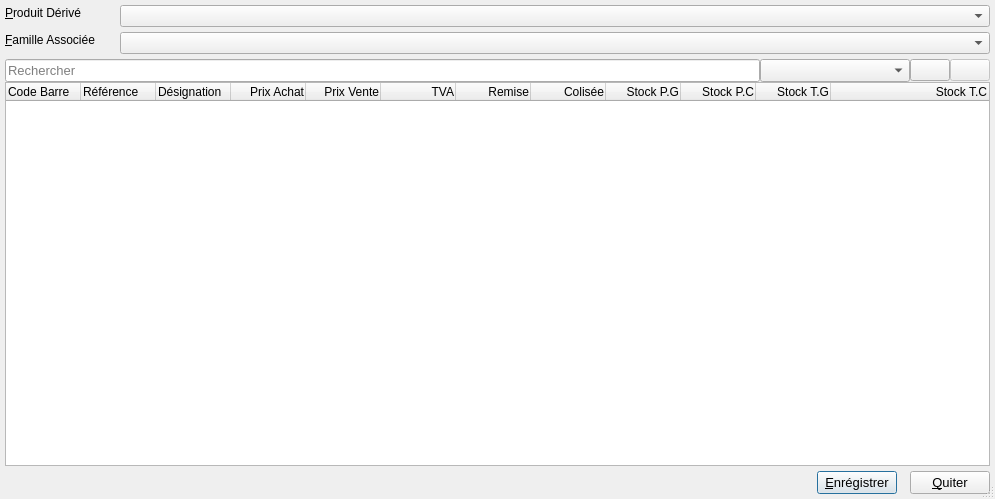
<?xml version="1.0" encoding="UTF-8"?>
<ui version="4.0">
 <class>GroupedProductCreationForm</class>
 <widget class="QDialog" name="GroupedProductCreationForm">
  <property name="enabled">
   <bool>true</bool>
  </property>
  <property name="geometry">
   <rect>
    <x>0</x>
    <y>0</y>
    <width>995</width>
    <height>499</height>
   </rect>
  </property>
  <property name="windowTitle">
   <string>Sales Point</string>
  </property>
  <property name="windowIcon">
   <iconset>
    <normaloff>:/main/logo.png</normaloff>:/main/logo.png</iconset>
  </property>
  <property name="sizeGripEnabled">
   <bool>true</bool>
  </property>
  <property name="modal">
   <bool>true</bool>
  </property>
  <layout class="QGridLayout" name="mainlyt_">
   <property name="leftMargin">
    <number>5</number>
   </property>
   <property name="topMargin">
    <number>0</number>
   </property>
   <property name="rightMargin">
    <number>5</number>
   </property>
   <property name="bottomMargin">
    <number>5</number>
   </property>
   <property name="horizontalSpacing">
    <number>5</number>
   </property>
   <property name="verticalSpacing">
    <number>0</number>
   </property>
   <item row="4" column="0">
    <layout class="QHBoxLayout" name="hlyt_bottom">
     <property name="spacing">
      <number>0</number>
     </property>
     <item>
      <spacer name="hspcr_bottom">
       <property name="orientation">
        <enum>Qt::Horizontal</enum>
       </property>
       <property name="sizeHint" stdset="0">
        <size>
         <width>17</width>
         <height>20</height>
        </size>
       </property>
      </spacer>
     </item>
     <item>
      <layout class="QVBoxLayout" name="vlyt_bottom_amount">
       <item>
        <spacer name="vspcr_amount">
         <property name="orientation">
          <enum>Qt::Vertical</enum>
         </property>
         <property name="sizeHint" stdset="0">
          <size>
           <width>20</width>
           <height>5</height>
          </size>
         </property>
        </spacer>
       </item>
       <item>
        <layout class="QHBoxLayout" name="hlyt_bottom_btn">
         <property name="spacing">
          <number>0</number>
         </property>
         <item>
          <widget class="QPushButton" name="pbtn_validate">
           <property name="font">
            <font>
             <pointsize>10</pointsize>
            </font>
           </property>
           <property name="text">
            <string>&amp;Enrégistrer</string>
           </property>
           <property name="icon">
            <iconset>
             <normaloff>:/sales/validate.png</normaloff>:/sales/validate.png</iconset>
           </property>
          </widget>
         </item>
         <item>
          <spacer name="hspcr_rihgt">
           <property name="orientation">
            <enum>Qt::Horizontal</enum>
           </property>
           <property name="sizeType">
            <enum>QSizePolicy::Preferred</enum>
           </property>
           <property name="sizeHint" stdset="0">
            <size>
             <width>13</width>
             <height>20</height>
            </size>
           </property>
          </spacer>
         </item>
         <item>
          <widget class="QPushButton" name="pbtn_cancel">
           <property name="font">
            <font>
             <pointsize>10</pointsize>
            </font>
           </property>
           <property name="text">
            <string>&amp;Quiter</string>
           </property>
           <property name="icon">
            <iconset>
             <normaloff>:/sales/cancel.png</normaloff>:/sales/cancel.png</iconset>
           </property>
          </widget>
         </item>
        </layout>
       </item>
      </layout>
     </item>
    </layout>
   </item>
   <item row="0" column="0">
    <layout class="QHBoxLayout" name="hlyt_top">
     <property name="spacing">
      <number>0</number>
     </property>
     <property name="topMargin">
      <number>5</number>
     </property>
     <property name="bottomMargin">
      <number>5</number>
     </property>
     <item>
      <layout class="QFormLayout" name="flyt_top_left">
       <property name="labelAlignment">
        <set>Qt::AlignBottom|Qt::AlignHCenter</set>
       </property>
       <property name="formAlignment">
        <set>Qt::AlignLeading|Qt::AlignLeft|Qt::AlignVCenter</set>
       </property>
       <property name="horizontalSpacing">
        <number>15</number>
       </property>
       <property name="verticalSpacing">
        <number>5</number>
       </property>
       <item row="0" column="0">
        <widget class="QLabel" name="lbl_product">
         <property name="sizePolicy">
          <sizepolicy hsizetype="Preferred" vsizetype="Fixed">
           <horstretch>0</horstretch>
           <verstretch>0</verstretch>
          </sizepolicy>
         </property>
         <property name="minimumSize">
          <size>
           <width>100</width>
           <height>16</height>
          </size>
         </property>
         <property name="font">
          <font>
           <bold>false</bold>
          </font>
         </property>
         <property name="layoutDirection">
          <enum>Qt::LeftToRight</enum>
         </property>
         <property name="text">
          <string>&amp;Produit Dérivé</string>
         </property>
         <property name="buddy">
          <cstring>cbx_product</cstring>
         </property>
        </widget>
       </item>
       <item row="0" column="1">
        <widget class="QComboBox" name="cbx_product">
         <property name="sizePolicy">
          <sizepolicy hsizetype="Expanding" vsizetype="Fixed">
           <horstretch>0</horstretch>
           <verstretch>0</verstretch>
          </sizepolicy>
         </property>
         <property name="minimumSize">
          <size>
           <width>110</width>
           <height>20</height>
          </size>
         </property>
         <property name="maximumSize">
          <size>
           <width>16777215</width>
           <height>25</height>
          </size>
         </property>
         <property name="baseSize">
          <size>
           <width>0</width>
           <height>0</height>
          </size>
         </property>
        </widget>
       </item>
       <item row="1" column="1">
        <widget class="QComboBox" name="cbx_family">
         <property name="sizePolicy">
          <sizepolicy hsizetype="Expanding" vsizetype="Fixed">
           <horstretch>0</horstretch>
           <verstretch>0</verstretch>
          </sizepolicy>
         </property>
         <property name="minimumSize">
          <size>
           <width>110</width>
           <height>20</height>
          </size>
         </property>
         <property name="maximumSize">
          <size>
           <width>16777215</width>
           <height>25</height>
          </size>
         </property>
        </widget>
       </item>
       <item row="1" column="0">
        <widget class="QLabel" name="lbl_family">
         <property name="sizePolicy">
          <sizepolicy hsizetype="Preferred" vsizetype="Fixed">
           <horstretch>0</horstretch>
           <verstretch>0</verstretch>
          </sizepolicy>
         </property>
         <property name="minimumSize">
          <size>
           <width>100</width>
           <height>16</height>
          </size>
         </property>
         <property name="font">
          <font>
           <bold>false</bold>
          </font>
         </property>
         <property name="text">
          <string>&amp;Famille Associée</string>
         </property>
         <property name="buddy">
          <cstring>cbx_family</cstring>
         </property>
        </widget>
       </item>
      </layout>
     </item>
    </layout>
   </item>
   <item row="1" column="0">
    <layout class="QHBoxLayout" name="hlyt_mid">
     <property name="spacing">
      <number>0</number>
     </property>
     <item>
      <widget class="QLineEdit" name="ledit_reference">
       <property name="enabled">
        <bool>true</bool>
       </property>
       <property name="sizePolicy">
        <sizepolicy hsizetype="Expanding" vsizetype="Preferred">
         <horstretch>1</horstretch>
         <verstretch>0</verstretch>
        </sizepolicy>
       </property>
       <property name="minimumSize">
        <size>
         <width>250</width>
         <height>0</height>
        </size>
       </property>
       <property name="font">
        <font>
         <pointsize>10</pointsize>
        </font>
       </property>
       <property name="toolTip">
        <string>Saisir la reference article ou le Code Barre </string>
       </property>
       <property name="autoFillBackground">
        <bool>false</bool>
       </property>
       <property name="text">
        <string/>
       </property>
       <property name="placeholderText">
        <string>Rechercher</string>
       </property>
       <property name="clearButtonEnabled">
        <bool>true</bool>
       </property>
      </widget>
     </item>
     <item>
      <widget class="QComboBox" name="cbox_field">
       <property name="sizePolicy">
        <sizepolicy hsizetype="Expanding" vsizetype="Preferred">
         <horstretch>0</horstretch>
         <verstretch>0</verstretch>
        </sizepolicy>
       </property>
       <property name="minimumSize">
        <size>
         <width>150</width>
         <height>0</height>
        </size>
       </property>
      </widget>
     </item>
     <item>
      <widget class="QPushButton" name="pbtn_add">
       <property name="sizePolicy">
        <sizepolicy hsizetype="Fixed" vsizetype="Fixed">
         <horstretch>0</horstretch>
         <verstretch>0</verstretch>
        </sizepolicy>
       </property>
       <property name="minimumSize">
        <size>
         <width>22</width>
         <height>22</height>
        </size>
       </property>
       <property name="maximumSize">
        <size>
         <width>16777215</width>
         <height>16777215</height>
        </size>
       </property>
       <property name="toolTip">
        <string>Ajouter un  article</string>
       </property>
       <property name="text">
        <string/>
       </property>
       <property name="icon">
        <iconset>
         <normaloff>:/sales/add.png</normaloff>:/sales/add.png</iconset>
       </property>
      </widget>
     </item>
     <item>
      <widget class="QPushButton" name="pbtn_delete">
       <property name="enabled">
        <bool>false</bool>
       </property>
       <property name="sizePolicy">
        <sizepolicy hsizetype="Fixed" vsizetype="Fixed">
         <horstretch>0</horstretch>
         <verstretch>0</verstretch>
        </sizepolicy>
       </property>
       <property name="minimumSize">
        <size>
         <width>22</width>
         <height>22</height>
        </size>
       </property>
       <property name="maximumSize">
        <size>
         <width>16777215</width>
         <height>16777215</height>
        </size>
       </property>
       <property name="toolTip">
        <string>Supprimer un article</string>
       </property>
       <property name="text">
        <string/>
       </property>
       <property name="icon">
        <iconset>
         <normaloff>:/sales/delete.png</normaloff>:/sales/delete.png</iconset>
       </property>
       <property name="checkable">
        <bool>false</bool>
       </property>
       <property name="flat">
        <bool>false</bool>
       </property>
      </widget>
     </item>
    </layout>
   </item>
   <item row="2" column="0">
    <widget class="QTableWidget" name="tblwidget_details_">
     <property name="sizePolicy">
      <sizepolicy hsizetype="Expanding" vsizetype="Expanding">
       <horstretch>0</horstretch>
       <verstretch>1</verstretch>
      </sizepolicy>
     </property>
     <property name="autoScrollMargin">
      <number>15</number>
     </property>
     <property name="alternatingRowColors">
      <bool>true</bool>
     </property>
     <property name="showGrid">
      <bool>false</bool>
     </property>
     <property name="wordWrap">
      <bool>false</bool>
     </property>
     <attribute name="horizontalHeaderDefaultSectionSize">
      <number>75</number>
     </attribute>
     <attribute name="horizontalHeaderStretchLastSection">
      <bool>true</bool>
     </attribute>
     <attribute name="verticalHeaderVisible">
      <bool>false</bool>
     </attribute>
     <attribute name="verticalHeaderMinimumSectionSize">
      <number>0</number>
     </attribute>
     <attribute name="verticalHeaderDefaultSectionSize">
      <number>0</number>
     </attribute>
     <column>
      <property name="text">
       <string>Code Barre</string>
      </property>
      <property name="textAlignment">
       <set>AlignLeading|AlignVCenter</set>
      </property>
     </column>
     <column>
      <property name="text">
       <string>Référence</string>
      </property>
      <property name="toolTip">
       <string>Code Unique de  Référence</string>
      </property>
      <property name="textAlignment">
       <set>AlignLeading|AlignVCenter</set>
      </property>
     </column>
     <column>
      <property name="text">
       <string>Désignation</string>
      </property>
      <property name="toolTip">
       <string>Designation de l'article</string>
      </property>
      <property name="textAlignment">
       <set>AlignLeading|AlignVCenter</set>
      </property>
     </column>
     <column>
      <property name="text">
       <string>Prix Achat</string>
      </property>
      <property name="textAlignment">
       <set>AlignTrailing|AlignVCenter</set>
      </property>
     </column>
     <column>
      <property name="text">
       <string>Prix Vente</string>
      </property>
      <property name="textAlignment">
       <set>AlignTrailing|AlignVCenter</set>
      </property>
     </column>
     <column>
      <property name="text">
       <string>TVA</string>
      </property>
      <property name="textAlignment">
       <set>AlignTrailing|AlignVCenter</set>
      </property>
     </column>
     <column>
      <property name="text">
       <string>Remise</string>
      </property>
      <property name="toolTip">
       <string>Remise Applicable a l'article</string>
      </property>
      <property name="textAlignment">
       <set>AlignTrailing|AlignVCenter</set>
      </property>
     </column>
     <column>
      <property name="text">
       <string>Colisée</string>
      </property>
      <property name="toolTip">
       <string>Quantité Colisé</string>
      </property>
      <property name="textAlignment">
       <set>AlignTrailing|AlignVCenter</set>
      </property>
     </column>
     <column>
      <property name="text">
       <string>Stock P.G</string>
      </property>
      <property name="toolTip">
       <string>Stock Physique Gros</string>
      </property>
      <property name="textAlignment">
       <set>AlignTrailing|AlignVCenter</set>
      </property>
     </column>
     <column>
      <property name="text">
       <string>Stock P.C</string>
      </property>
      <property name="toolTip">
       <string>Stock Physique Colisé</string>
      </property>
      <property name="textAlignment">
       <set>AlignTrailing|AlignVCenter</set>
      </property>
     </column>
     <column>
      <property name="text">
       <string>Stock T.G</string>
      </property>
      <property name="toolTip">
       <string>Stock Théorique Gros</string>
      </property>
      <property name="textAlignment">
       <set>AlignTrailing|AlignVCenter</set>
      </property>
     </column>
     <column>
      <property name="text">
       <string>Stock T.C</string>
      </property>
      <property name="toolTip">
       <string>Stock Théorique Colisé</string>
      </property>
      <property name="textAlignment">
       <set>AlignTrailing|AlignVCenter</set>
      </property>
     </column>
    </widget>
   </item>
  </layout>
  <action name="actn_add_">
   <property name="text">
    <string>Ajout manuel</string>
   </property>
   <property name="toolTip">
    <string>Ajouter manuellement un article</string>
   </property>
   <property name="shortcut">
    <string>F1</string>
   </property>
  </action>
  <action name="actn_enregistrer_">
   <property name="text">
    <string>Enregistrer les produits</string>
   </property>
   <property name="toolTip">
    <string>Enregistrer les produits créés</string>
   </property>
   <property name="shortcut">
    <string>Ctrl+S</string>
   </property>
  </action>
  <action name="actn_delete_">
   <property name="text">
    <string>Supprimer</string>
   </property>
   <property name="shortcut">
    <string>Del</string>
   </property>
  </action>
  <action name="actn_quit_">
   <property name="text">
    <string>Quiter la page</string>
   </property>
   <property name="toolTip">
    <string>Quiter la Page</string>
   </property>
   <property name="shortcut">
    <string>Ctrl+Q</string>
   </property>
  </action>
 </widget>
 <tabstops>
  <tabstop>cbx_product</tabstop>
  <tabstop>ledit_reference</tabstop>
  <tabstop>pbtn_add</tabstop>
  <tabstop>pbtn_delete</tabstop>
  <tabstop>pbtn_validate</tabstop>
  <tabstop>pbtn_cancel</tabstop>
 </tabstops>
 <resources/>
 <connections/>
</ui>
